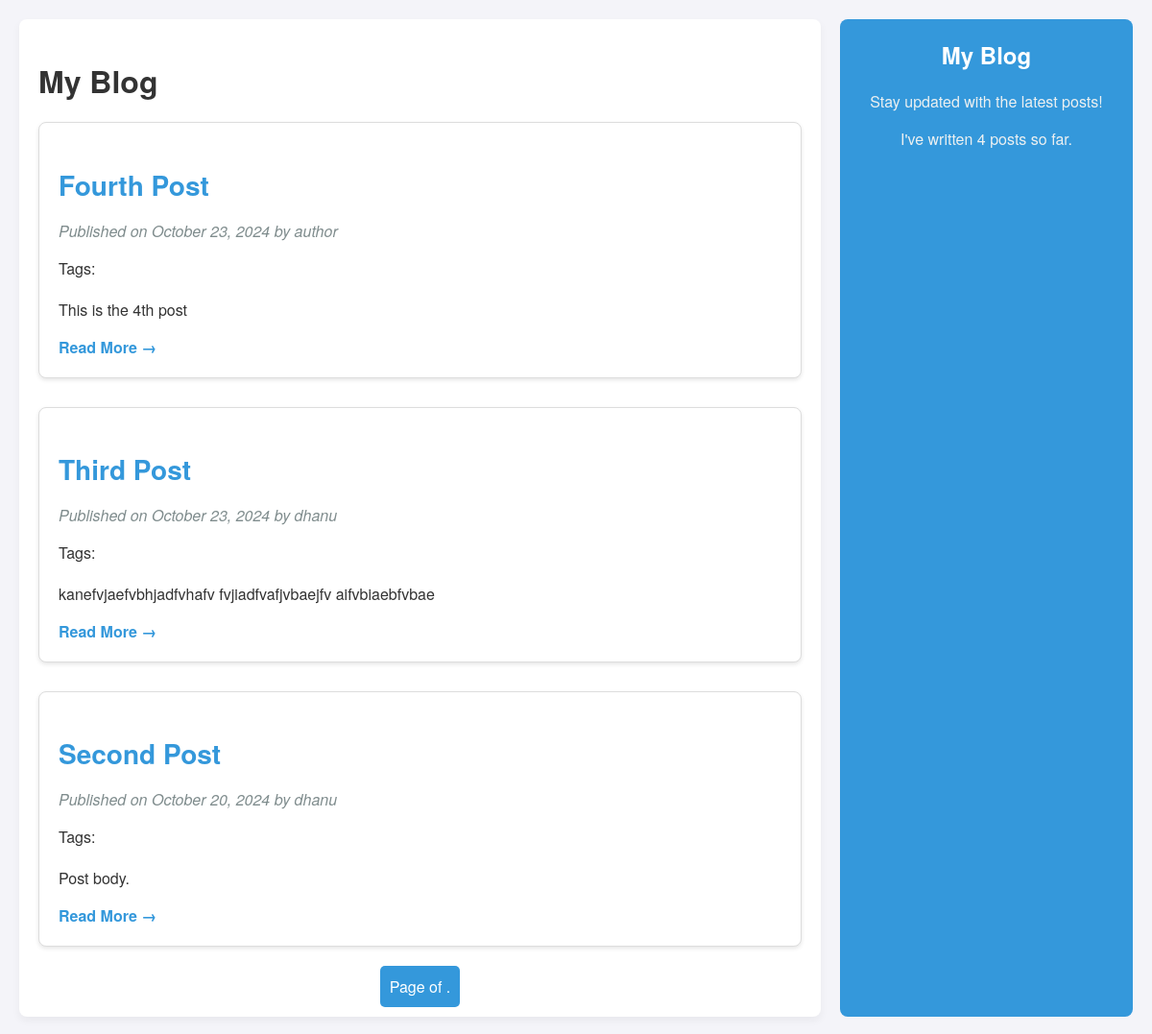
Screenshot of /blog/ with the database file from the repository.
### blog/models.py (models this page shows, shortened)
class Post(models.Model):
    tags=TaggableManager()
    class Status(models.TextChoices):
        DRAFT = 'DF', 'Draft'
        PUBLISHED = 'PB', 'Published'
    title = models.CharField(max_length=250)
    slug = models.SlugField(max_length=250, unique_for_date='publish')
    author = models.ForeignKey(
        settings.AUTH_USER_MODEL,
        on_delete=models.CASCADE,
        related_name='blog_posts'
    )
    body = models.TextField()
    publish = models.DateTimeField(default=timezone.now)
    created = models.DateTimeField(auto_now_add=True)
    updated = models.DateTimeField(auto_now=True)
    status = models.CharField(
        max_length=2,
        choices=Status.choices,  # Corrected to use Status.choices
        default=Status.DRAFT
    )
    objects = models.Manager()  # The default manager
    published = PublishedManager()  # Our custom manager
    class Meta:
        ordering = ['-publish']
        indexes = [
            models.Index(fields=['publish']),
        ]
    def get_absolute_url(self):
        return reverse(
            'blog:post_detail',
            args=[
                self.publish.year,
                self.publish.month,
                self.publish.day,
                self.slug
            ]
        )

### blog/views.py (the view)
# urls.py: path('', views.PostListView.as_view(), name='post_list'),
class PostListView(ListView):
    queryset = Post.published.all()
    context_object_name = 'posts'
    paginate_by = 3
    template_name = 'blog/post/list.html'

### blog/models.py (called while the page is built)
    def get_queryset(self):
        return super().get_queryset().filter(status=Post.Status.PUBLISHED)

### blog/templatetags/blog_tags.py (called while the page is built)
@register.simple_tag
def total_posts():
    return Post.published.count()

### blog/templates/blog/post/list.html (shortened to what this page needs)
{% extends "blog/base.html" %}
{% block content %}
    <div class="blog-list">
        <h1>My Blog</h1>
        {% for post in posts %}
            <div class="post-card">
                <h2 class="post-title">
                    <a href="{{ post.get_absolute_url }}">
                        {{ post.title }}
                    </a>
                </h2>
                <p class="date">
                    Published on {{ post.publish|date:"F j, Y" }} by {{ post.author }}
                </p>
                 <p class="tags">
                      Tags:
                   </p>
                <p class="post-excerpt">
                    {{ post.body|truncatewords:30|linebreaks }}
                </p>
                <a href="{{ post.get_absolute_url }}" class="read-more">Read More &rarr;</a>
            </div>
        {% empty %}
            <p>No posts available at the moment.</p>
        {% endfor %}
        <div class="pagination">
            {% include "pagination.html" with page=posts %}
        </div>
    </div>
{% endblock %}

### blog/templates/blog/base.html (shortened to what this page needs)
{% load static %}
{% load blog_tags %}
<!DOCTYPE html>
<html lang="en">
<head>
    <link rel="stylesheet" href="{% static 'blog/blog.css' %}">
</head>
<body>
    <div class="container">
        <div id="content">
            {% block content %}
            {% endblock %}
        </div>
        <div id="sidebar">
            <h2>My Blog</h2>
            <p>Stay updated with the latest posts!</p>
            <p>I've written {%  total_posts %} posts so far.</p>
        </div>
    </div>
</body>
</html>

### blog/templates/pagination.html (shortened to what this page needs)
 <div class="pagination">
  <span class="step-links">
    <span class="current">
      Page {{ page.number }} of {{ page.paginator.num_pages }}.
    </span>
  </span>
 </div>

### blog/static/blog/blog.css (style rules this page uses)
body { font-family: 'Helvetica Neue', Arial, sans-serif; background-color: #f4f4f9; margin: 0; padding: 0; color: #333; }
.container { display: flex; flex-direction: row; max-width: 1200px; margin: 0 auto; padding: 20px; }
#content { flex: 3; padding: 20px; background-color: #fff; border-radius: 8px; box-shadow: 0 4px 8px rgba(0, 0, 0, 0.05); }
#sidebar { flex: 1; margin-left: 20px; background-color: #3498db; color: white; padding: 20px; border-radius: 8px; text-align: center; }
#sidebar h2 { color: white; margin-top: 0; font-size: 1.5em; }
#sidebar p { color: #ecf0f1; font-size: 1em; }
.blog-list h1 { font-size: 2em; margin-bottom: 20px; }
.post-card { background-color: #fff; border: 1px solid #ddd; padding: 20px; margin-bottom: 30px; border-radius: 8px; box-shadow: 0 2px 4px rgba(0, 0, 0, 0.1); }
.post-title { font-size: 1.75em; margin-bottom: 10px; }
.post-title a { color: #3498db; text-decoration: none; transition: color 0.3s ease; }
.date { color: #7f8c8d; font-style: italic; margin-bottom: 15px; }
.post-excerpt { color: #333; line-height: 1.6; margin-bottom: 20px; }
.read-more { color: #3498db; font-weight: bold; text-decoration: none; transition: color 0.3s ease; }
.pagination { text-align: center; margin-top: 20px; }
.pagination .current { background-color: #3498db; color: white; padding: 10px; margin: 0 5px; border-radius: 5px; border: none; }

### rows the page displays
Post: title "Fourth Post", publish "October 23, 2024", author "author", body "This is the 4th post"
Post: title "Third Post", publish "October 23, 2024", author "dhanu", body "kanefvjaefvbhjadfvhafv fvjiadfvafjvbaejfv aifvbiaebfvbae"
Post: title "Second Post", publish "October 20, 2024", author "dhanu", body "Post body."
